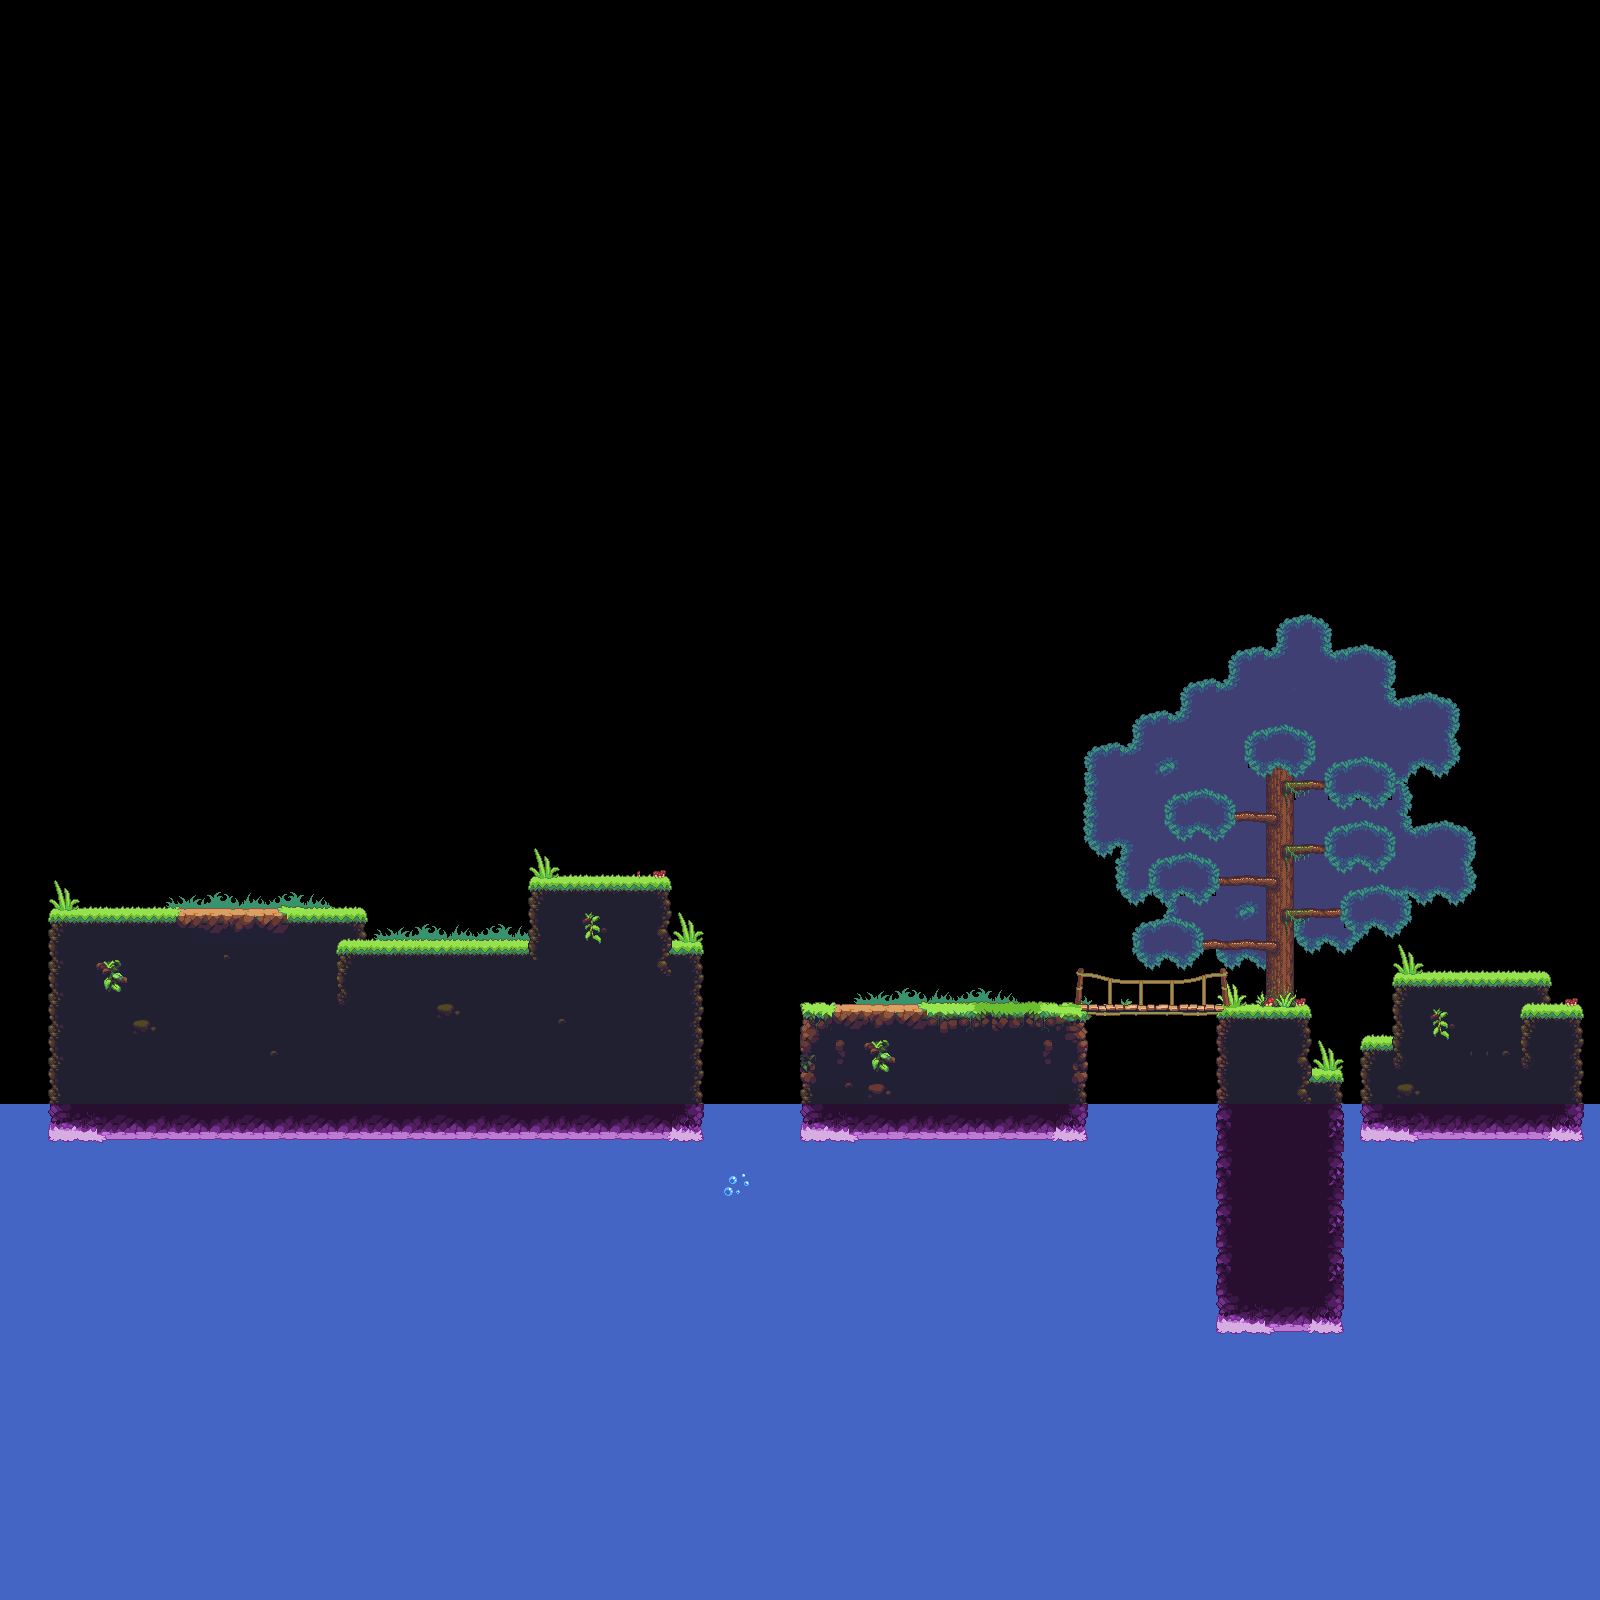

This game map was drawn from its Tiled (.tmx) file and the tilesets committed beside it. A one-line description and the trimmed map source follow:
An orthogonal 100x100 tile map with 16x16 px tiles, 3 tile layers (Back, Platform, Front), 7 tilesets.

<map version="1.0" orientation="orthogonal" renderorder="right-down" width="100" height="100" tilewidth="16" tileheight="16">
 <tileset firstgid="1" name="jungle-tiles-1" tilewidth="16" tileheight="16">
  <image source="tileset/jungle/jungle-tiles-1.png" width="319" height="304" />
 </tileset>
 <tileset firstgid="362" name="tree-tiles" tilewidth="16" tileheight="16">
  <image source="tileset/jungle/tree-tiles.png" width="128" height="192" />
 </tileset>
 <tileset firstgid="458" name="Jungle_environment" tilewidth="16" tileheight="16">
  <image source="tileset/jungle/Jungle_environment.png" width="192" height="192" />
 </tileset>
 <tileset firstgid="602" name="tree-bits" tilewidth="16" tileheight="16">
  <image source="tileset/jungle/tree-bits.png" width="64" height="96" />
 </tileset>
 <tileset firstgid="626" name="Jungle_terrainwater" tilewidth="16" tileheight="16">
  <image source="tileset/jungle/Jungle_terrainwater.png" width="384" height="320" />
 </tileset>
 <tileset firstgid="1106" name="Jungle_terrainwater_under" tilewidth="16" tileheight="16">
  <image source="tileset/jungle/Jungle_terrainwater_under.png" width="304" height="176" />
 </tileset>
 <tileset firstgid="1315" name="generic_platformer_tiles" tilewidth="16" tileheight="16">
  <image source="tileset/generic_platformer_tiles.png" width="256" height="624" />
 </tileset>
 <layer name="Back" width="100" height="100">
  <data>[10000 cells, 3410 non-empty, 88 distinct tile ids]</data>
 </layer>
 <layer name="Platform" width="100" height="100">
  <data>[10000 cells, 1330 non-empty, 377 distinct tile ids]</data>
 </layer>
 <layer name="Front" width="100" height="100">
  <data>[10000 cells, 211 non-empty, 79 distinct tile ids]</data>
 </layer>
</map>
